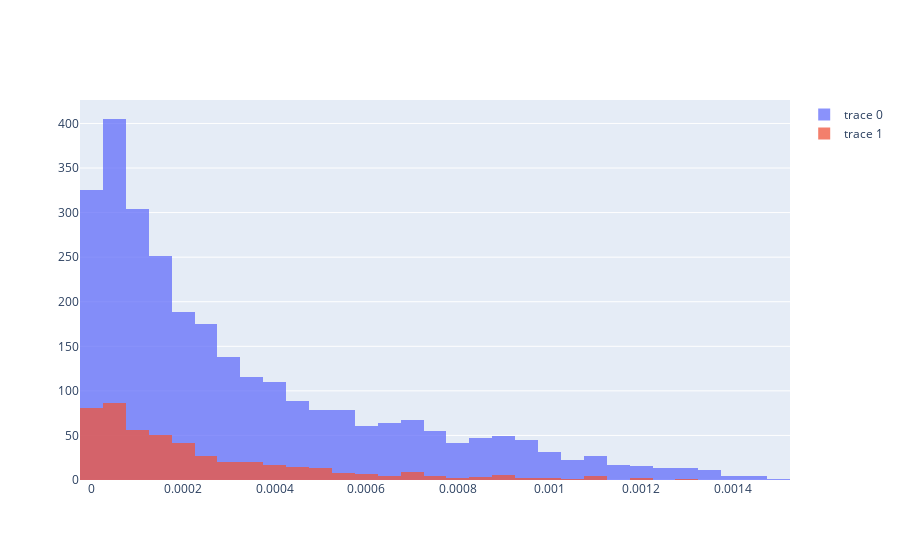

Write notebook code for a chart like this one.
### Code cell
fig = go.Figure()
fig.add_trace(go.Histogram(x = X.loc[X['target'] == 0]['proba']))
fig.add_trace(go.Histogram(x = X.loc[X['target'] == 1]['proba']))

# Overlay both histograms
fig.update_layout(barmode = 'overlay')
# Reduce opacity to see both histograms
fig.update_traces(opacity = 0.75)
fig.show()

### Figure 1 — Plotly figure (JSON) as saved in the notebook; plotly's stock layout.template omitted (floating-point values rounded to 4 significant figures; data arrays with more than 128 entries replaced by an {"elided": "..."} marker saying what was removed)
{"data": [{"opacity": 0.75, "type": "histogram", "x": {"elided": "2850 float values"}}, {"opacity": 0.75, "type": "histogram", "x": {"elided": "483 float values"}}], "layout": {"barmode": "overlay"}}
